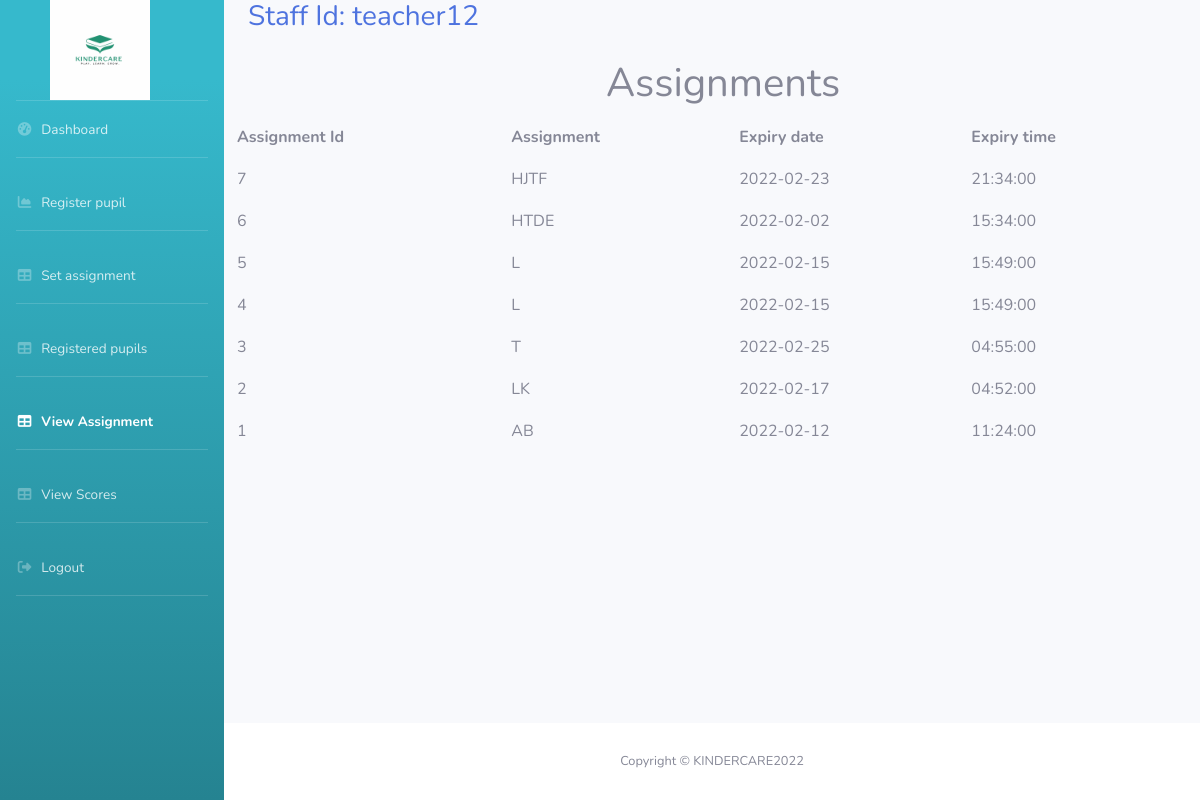
The app's page /viewAssignment.php (signed in) with its own data.
### tables this page shows
CREATE TABLE `asssignmentdetails` (
  `assignmentId` int(3) NOT NULL,
  `assignment` varchar(10) NOT NULL,
  `expiryDate` date NOT NULL,
  `expiryTime` time NOT NULL
);

### viewAssignment.php (the view, shortened to what this page needs)
<?php
include 'config.php';
?>
<!DOCTYPE html>
<html lang="en">
<head>
    <link href="vendor/fontawesome-free/css/all.min.css" rel="stylesheet" type="text/css">
    <link href="css/sb-admin-2.css" rel="stylesheet">
    <link href="css/additional.css" rel="stylesheet">
</head>
<body id="page-top" class="bg-gradient-info">
    <div id="wrapper">
        <ul class="navbar-nav bg-gradient-info sidebar sidebar-dark accordion" id="accordionSidebar">
                <div>
                    <img id="dashimg" src="img/logo2.png" alt="">
                </div>
            <hr class="sidebar-divider my-0">
            <li class="nav-item">
                <a class="nav-link" href="dashboard.php">
                    <i class="fas fa-fw fa-tachometer-alt"></i>
                    <span>Dashboard</span></a>
            </li>
            <hr class="sidebar-divider">
            <li class="nav-item">
                <a class="nav-link" href="registerPupil.php">
                    <i class="fas fa-fw fa-chart-area"></i>
                    <span>Register pupil</span></a>
            </li>
            <hr class="sidebar-divider">
            <li class="nav-item">
                <a class="nav-link" href="assignment.php">
                    <i class="fas fa-fw fa-table"></i>
                    <span>Set assignment</span></a>
            </li>
            <hr class="sidebar-divider">
            <li class="nav-item">
                <a class="nav-link" href="registeredPupil.php">
                    <i class="fas fa-fw fa-table"></i>
                    <span>Registered pupils</span></a>
            </li>
            <hr class="sidebar-divider">
            <li class="nav-item active">
                <a class="nav-link" href="viewAssignment.php" onclick="return false;">
                    <i class="fas fa-fw fa-table"></i>
                    <span>View Assignment</span></a>
            </li>
            <hr class="sidebar-divider">
            <li class="nav-item">
                <a class="nav-link" href="viewScores.php">
                    <i class="fas fa-fw fa-table"></i>
                    <span>View Scores</span></a>
            </li>
            <hr class="sidebar-divider">
            <li class="nav-item">
                <a class="nav-link" href="logout.php">
                    <i class="fas fa-fw fa-sign-out-alt"></i>
                    <span>Logout</span></a>
            </li>
            <hr class="sidebar-divider d-none d-md-block">
        </ul>
        <div id="content-wrapper" class="d-flex flex-column">
            <div id="content">
                <div class="container-fluid">
                    <div class="d-sm-flex align-items-center justify-content-between mb-4">
                        <h1 class="h3 mb-0 text-primary"><?php echo "Staff Id: ".$_SESSION['staffId']; ?></h1>
                    </div>
                    <div class="row">
                    <table  style="width: 1200px; line-height: 40px;">
        <tr>
            <th colspan="6" style="padding-left:370px"><h1>Assignments</h1></th>
        </tr>
         <tr>
             <th>Assignment Id</th>
             <th>Assignment</th>
             <th>Expiry date</th>
             <th>Expiry time</th>
         </tr>
         <?php
         $query = "SELECT * FROM asssignmentdetails ORDER BY assignmentId DESC";
         $result = mysqli_query($conn,$query);
         if (mysqli_num_rows($result)){
         while($rows = mysqli_fetch_assoc($result))
         {
         ?>
         <tr>
             <td><?php echo $rows['assignmentId']; ?></td>
             <td><?php echo $rows['assignment']; ?></td>
             <td><?php echo $rows['expiryDate']; ?></td>
             <td><?php echo $rows['expiryTime']; ?></td>
         </tr>
         <?php
        }
    }
        ?>
        </table>
         </div>
</div>
</div>
            <footer class="sticky-footer bg-white">
                <div class="container my-auto">
                    <div class="copyright text-center my-auto">
                        <span>Copyright &copy; KINDERCARE2022</span>
                    </div>
                </div>
            </footer>
        </div>
    </div>
</body>
</html>

### css/additional.css (style rules this page uses)
#dashimg { width:150px; height:100px; padding-left: 50px; }

### records on screen
asssignmentdetails: assignmentId "7", assignment "HJTF", expiryDate "2022-02-23", expiryTime "21:34:00"
asssignmentdetails: assignmentId "6", assignment "HTDE", expiryDate "2022-02-02", expiryTime "15:34:00"
asssignmentdetails: assignmentId "5", assignment "L", expiryDate "2022-02-15", expiryTime "15:49:00"
asssignmentdetails: assignmentId "4", assignment "L", expiryDate "2022-02-15", expiryTime "15:49:00"
asssignmentdetails: assignmentId "3", assignment "T", expiryDate "2022-02-25", expiryTime "04:55:00"
asssignmentdetails: assignmentId "2", assignment "LK", expiryDate "2022-02-17", expiryTime "04:52:00"
asssignmentdetails: assignmentId "1", assignment "AB", expiryDate "2022-02-12", expiryTime "11:24:00"
